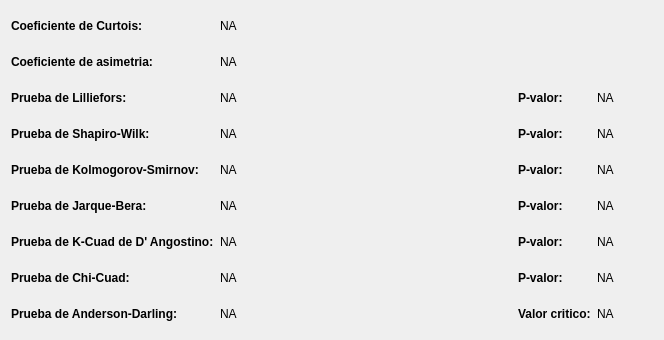
<?xml version="1.0" encoding="UTF-8"?>
<ui version="4.0">
 <class>WidgetTestNormalResidualNotScale</class>
 <widget class="QWidget" name="WidgetTestNormalResidualNotScale">
  <property name="geometry">
   <rect>
    <x>0</x>
    <y>0</y>
    <width>664</width>
    <height>340</height>
   </rect>
  </property>
  <property name="windowTitle">
   <string>Form</string>
  </property>
  <layout class="QGridLayout" name="gridLayout">
   <item row="0" column="0">
    <widget class="QLabel" name="labelCOEFF_CURTOSIS_RWS">
     <property name="sizePolicy">
      <sizepolicy hsizetype="Maximum" vsizetype="Preferred">
       <horstretch>0</horstretch>
       <verstretch>0</verstretch>
      </sizepolicy>
     </property>
     <property name="font">
      <font>
       <weight>75</weight>
       <bold>true</bold>
      </font>
     </property>
     <property name="text">
      <string>Coeficiente de Curtois:</string>
     </property>
    </widget>
   </item>
   <item row="0" column="1">
    <widget class="QLabel" name="lOCOEFF_CURTOSIS_RWS">
     <property name="sizePolicy">
      <sizepolicy hsizetype="Minimum" vsizetype="Preferred">
       <horstretch>0</horstretch>
       <verstretch>0</verstretch>
      </sizepolicy>
     </property>
     <property name="text">
      <string>NA</string>
     </property>
    </widget>
   </item>
   <item row="0" column="2" colspan="3">
    <spacer name="horizontalSpacer">
     <property name="orientation">
      <enum>Qt::Horizontal</enum>
     </property>
     <property name="sizeType">
      <enum>QSizePolicy::Minimum</enum>
     </property>
     <property name="sizeHint" stdset="0">
      <size>
       <width>355</width>
       <height>20</height>
      </size>
     </property>
    </spacer>
   </item>
   <item row="1" column="0">
    <widget class="QLabel" name="labelCOEFF_ASYMETRY_RWS">
     <property name="sizePolicy">
      <sizepolicy hsizetype="Maximum" vsizetype="Preferred">
       <horstretch>0</horstretch>
       <verstretch>0</verstretch>
      </sizepolicy>
     </property>
     <property name="font">
      <font>
       <weight>75</weight>
       <bold>true</bold>
      </font>
     </property>
     <property name="text">
      <string>Coeficiente de asimetria:</string>
     </property>
    </widget>
   </item>
   <item row="1" column="1">
    <widget class="QLabel" name="lOCOEFF_ASYMETRY_RWS">
     <property name="sizePolicy">
      <sizepolicy hsizetype="Minimum" vsizetype="Preferred">
       <horstretch>0</horstretch>
       <verstretch>0</verstretch>
      </sizepolicy>
     </property>
     <property name="text">
      <string>NA</string>
     </property>
    </widget>
   </item>
   <item row="1" column="2" colspan="3">
    <spacer name="horizontalSpacer_2">
     <property name="orientation">
      <enum>Qt::Horizontal</enum>
     </property>
     <property name="sizeType">
      <enum>QSizePolicy::Minimum</enum>
     </property>
     <property name="sizeHint" stdset="0">
      <size>
       <width>355</width>
       <height>20</height>
      </size>
     </property>
    </spacer>
   </item>
   <item row="2" column="0">
    <widget class="QLabel" name="labelLILLIEFORS_RWS">
     <property name="sizePolicy">
      <sizepolicy hsizetype="Maximum" vsizetype="Preferred">
       <horstretch>0</horstretch>
       <verstretch>0</verstretch>
      </sizepolicy>
     </property>
     <property name="font">
      <font>
       <weight>75</weight>
       <bold>true</bold>
      </font>
     </property>
     <property name="text">
      <string>Prueba de Lilliefors:</string>
     </property>
    </widget>
   </item>
   <item row="2" column="1">
    <widget class="QLabel" name="lOLILLIEFORS_RWS">
     <property name="sizePolicy">
      <sizepolicy hsizetype="Minimum" vsizetype="Preferred">
       <horstretch>0</horstretch>
       <verstretch>0</verstretch>
      </sizepolicy>
     </property>
     <property name="text">
      <string>NA</string>
     </property>
    </widget>
   </item>
   <item row="2" column="2">
    <spacer name="horizontalSpacer_3">
     <property name="orientation">
      <enum>Qt::Horizontal</enum>
     </property>
     <property name="sizeType">
      <enum>QSizePolicy::Minimum</enum>
     </property>
     <property name="sizeHint" stdset="0">
      <size>
       <width>230</width>
       <height>20</height>
      </size>
     </property>
    </spacer>
   </item>
   <item row="2" column="3">
    <widget class="QLabel" name="labelLILLIEFORS_PVALUE_RWS">
     <property name="sizePolicy">
      <sizepolicy hsizetype="Maximum" vsizetype="Preferred">
       <horstretch>0</horstretch>
       <verstretch>0</verstretch>
      </sizepolicy>
     </property>
     <property name="font">
      <font>
       <weight>75</weight>
       <bold>true</bold>
      </font>
     </property>
     <property name="text">
      <string>P-valor:</string>
     </property>
    </widget>
   </item>
   <item row="2" column="4">
    <widget class="QLabel" name="lOLILLIEFORS_PVALUE_RWS">
     <property name="sizePolicy">
      <sizepolicy hsizetype="Minimum" vsizetype="Preferred">
       <horstretch>0</horstretch>
       <verstretch>0</verstretch>
      </sizepolicy>
     </property>
     <property name="text">
      <string>NA</string>
     </property>
    </widget>
   </item>
   <item row="3" column="0">
    <widget class="QLabel" name="labelSHAPIRO_WILK_RWS">
     <property name="sizePolicy">
      <sizepolicy hsizetype="Maximum" vsizetype="Preferred">
       <horstretch>0</horstretch>
       <verstretch>0</verstretch>
      </sizepolicy>
     </property>
     <property name="font">
      <font>
       <weight>75</weight>
       <bold>true</bold>
      </font>
     </property>
     <property name="text">
      <string>Prueba de Shapiro-Wilk:</string>
     </property>
    </widget>
   </item>
   <item row="3" column="1">
    <widget class="QLabel" name="lOSHAPIRO_WILK_RWS">
     <property name="sizePolicy">
      <sizepolicy hsizetype="Minimum" vsizetype="Preferred">
       <horstretch>0</horstretch>
       <verstretch>0</verstretch>
      </sizepolicy>
     </property>
     <property name="text">
      <string>NA</string>
     </property>
    </widget>
   </item>
   <item row="3" column="2">
    <spacer name="horizontalSpacer_4">
     <property name="orientation">
      <enum>Qt::Horizontal</enum>
     </property>
     <property name="sizeType">
      <enum>QSizePolicy::Minimum</enum>
     </property>
     <property name="sizeHint" stdset="0">
      <size>
       <width>230</width>
       <height>20</height>
      </size>
     </property>
    </spacer>
   </item>
   <item row="3" column="3">
    <widget class="QLabel" name="labelSHAPIRO_WILK_PVALUE_RWS">
     <property name="sizePolicy">
      <sizepolicy hsizetype="Maximum" vsizetype="Preferred">
       <horstretch>0</horstretch>
       <verstretch>0</verstretch>
      </sizepolicy>
     </property>
     <property name="font">
      <font>
       <weight>75</weight>
       <bold>true</bold>
      </font>
     </property>
     <property name="text">
      <string>P-valor:</string>
     </property>
    </widget>
   </item>
   <item row="3" column="4">
    <widget class="QLabel" name="lOSHAPIRO_WILK_PVALUE_RWS">
     <property name="sizePolicy">
      <sizepolicy hsizetype="Minimum" vsizetype="Preferred">
       <horstretch>0</horstretch>
       <verstretch>0</verstretch>
      </sizepolicy>
     </property>
     <property name="text">
      <string>NA</string>
     </property>
    </widget>
   </item>
   <item row="4" column="0">
    <widget class="QLabel" name="labelKOLMOGOROV_SMIRNOV_RWS">
     <property name="sizePolicy">
      <sizepolicy hsizetype="Maximum" vsizetype="Preferred">
       <horstretch>0</horstretch>
       <verstretch>0</verstretch>
      </sizepolicy>
     </property>
     <property name="font">
      <font>
       <weight>75</weight>
       <bold>true</bold>
      </font>
     </property>
     <property name="text">
      <string>Prueba de Kolmogorov-Smirnov:</string>
     </property>
    </widget>
   </item>
   <item row="4" column="1">
    <widget class="QLabel" name="lOKOLMOGOROV_SMIRNOV_RWS">
     <property name="sizePolicy">
      <sizepolicy hsizetype="Minimum" vsizetype="Preferred">
       <horstretch>0</horstretch>
       <verstretch>0</verstretch>
      </sizepolicy>
     </property>
     <property name="text">
      <string>NA</string>
     </property>
    </widget>
   </item>
   <item row="4" column="2">
    <spacer name="horizontalSpacer_5">
     <property name="orientation">
      <enum>Qt::Horizontal</enum>
     </property>
     <property name="sizeType">
      <enum>QSizePolicy::Minimum</enum>
     </property>
     <property name="sizeHint" stdset="0">
      <size>
       <width>230</width>
       <height>20</height>
      </size>
     </property>
    </spacer>
   </item>
   <item row="4" column="3">
    <widget class="QLabel" name="labelKOLMOGOROV_SMIRNOV_PVALUE_RWS">
     <property name="sizePolicy">
      <sizepolicy hsizetype="Maximum" vsizetype="Preferred">
       <horstretch>0</horstretch>
       <verstretch>0</verstretch>
      </sizepolicy>
     </property>
     <property name="font">
      <font>
       <weight>75</weight>
       <bold>true</bold>
      </font>
     </property>
     <property name="text">
      <string>P-valor:</string>
     </property>
    </widget>
   </item>
   <item row="4" column="4">
    <widget class="QLabel" name="lOKOLMOGOROV_SMIRNOV_PVALUE_RWS">
     <property name="sizePolicy">
      <sizepolicy hsizetype="Minimum" vsizetype="Preferred">
       <horstretch>0</horstretch>
       <verstretch>0</verstretch>
      </sizepolicy>
     </property>
     <property name="text">
      <string>NA</string>
     </property>
    </widget>
   </item>
   <item row="5" column="0">
    <widget class="QLabel" name="labelJARQUE_BERA_RWS">
     <property name="sizePolicy">
      <sizepolicy hsizetype="Maximum" vsizetype="Preferred">
       <horstretch>0</horstretch>
       <verstretch>0</verstretch>
      </sizepolicy>
     </property>
     <property name="font">
      <font>
       <weight>75</weight>
       <bold>true</bold>
      </font>
     </property>
     <property name="text">
      <string>Prueba de Jarque-Bera:</string>
     </property>
    </widget>
   </item>
   <item row="5" column="1">
    <widget class="QLabel" name="lOJARQUE_BERA_RWS">
     <property name="sizePolicy">
      <sizepolicy hsizetype="Minimum" vsizetype="Preferred">
       <horstretch>0</horstretch>
       <verstretch>0</verstretch>
      </sizepolicy>
     </property>
     <property name="text">
      <string>NA</string>
     </property>
    </widget>
   </item>
   <item row="5" column="2">
    <spacer name="horizontalSpacer_6">
     <property name="orientation">
      <enum>Qt::Horizontal</enum>
     </property>
     <property name="sizeType">
      <enum>QSizePolicy::Minimum</enum>
     </property>
     <property name="sizeHint" stdset="0">
      <size>
       <width>230</width>
       <height>20</height>
      </size>
     </property>
    </spacer>
   </item>
   <item row="5" column="3">
    <widget class="QLabel" name="labelJARQUE_BERA_PVALUE_RWS">
     <property name="sizePolicy">
      <sizepolicy hsizetype="Maximum" vsizetype="Preferred">
       <horstretch>0</horstretch>
       <verstretch>0</verstretch>
      </sizepolicy>
     </property>
     <property name="font">
      <font>
       <weight>75</weight>
       <bold>true</bold>
      </font>
     </property>
     <property name="text">
      <string>P-valor:</string>
     </property>
    </widget>
   </item>
   <item row="5" column="4">
    <widget class="QLabel" name="lOJARQUE_BERA_PVALUE_RWS">
     <property name="sizePolicy">
      <sizepolicy hsizetype="Minimum" vsizetype="Preferred">
       <horstretch>0</horstretch>
       <verstretch>0</verstretch>
      </sizepolicy>
     </property>
     <property name="text">
      <string>NA</string>
     </property>
    </widget>
   </item>
   <item row="6" column="0">
    <widget class="QLabel" name="labelK_CUAD_DANGOSTINO_RWS">
     <property name="sizePolicy">
      <sizepolicy hsizetype="Maximum" vsizetype="Preferred">
       <horstretch>0</horstretch>
       <verstretch>0</verstretch>
      </sizepolicy>
     </property>
     <property name="font">
      <font>
       <weight>75</weight>
       <bold>true</bold>
      </font>
     </property>
     <property name="text">
      <string>Prueba de K-Cuad de D' Angostino:</string>
     </property>
    </widget>
   </item>
   <item row="6" column="1">
    <widget class="QLabel" name="lOK_CUAD_DANGOSTINO_RWS">
     <property name="sizePolicy">
      <sizepolicy hsizetype="Minimum" vsizetype="Preferred">
       <horstretch>0</horstretch>
       <verstretch>0</verstretch>
      </sizepolicy>
     </property>
     <property name="text">
      <string>NA</string>
     </property>
    </widget>
   </item>
   <item row="6" column="2">
    <spacer name="horizontalSpacer_7">
     <property name="orientation">
      <enum>Qt::Horizontal</enum>
     </property>
     <property name="sizeType">
      <enum>QSizePolicy::Minimum</enum>
     </property>
     <property name="sizeHint" stdset="0">
      <size>
       <width>230</width>
       <height>20</height>
      </size>
     </property>
    </spacer>
   </item>
   <item row="6" column="3">
    <widget class="QLabel" name="labelK_CUAD_DANGOSTINO_PVALUE_RWS">
     <property name="sizePolicy">
      <sizepolicy hsizetype="Maximum" vsizetype="Preferred">
       <horstretch>0</horstretch>
       <verstretch>0</verstretch>
      </sizepolicy>
     </property>
     <property name="font">
      <font>
       <weight>75</weight>
       <bold>true</bold>
      </font>
     </property>
     <property name="text">
      <string>P-valor:</string>
     </property>
    </widget>
   </item>
   <item row="6" column="4">
    <widget class="QLabel" name="lOK_CUAD_DANGOSTINO_PVALUE_RWS">
     <property name="sizePolicy">
      <sizepolicy hsizetype="Minimum" vsizetype="Preferred">
       <horstretch>0</horstretch>
       <verstretch>0</verstretch>
      </sizepolicy>
     </property>
     <property name="text">
      <string>NA</string>
     </property>
    </widget>
   </item>
   <item row="7" column="0">
    <widget class="QLabel" name="labelCHI_SQUARE_RWS">
     <property name="sizePolicy">
      <sizepolicy hsizetype="Maximum" vsizetype="Preferred">
       <horstretch>0</horstretch>
       <verstretch>0</verstretch>
      </sizepolicy>
     </property>
     <property name="font">
      <font>
       <weight>75</weight>
       <bold>true</bold>
      </font>
     </property>
     <property name="text">
      <string>Prueba de Chi-Cuad:</string>
     </property>
    </widget>
   </item>
   <item row="7" column="1">
    <widget class="QLabel" name="lOCHI_SQUARE_RWS">
     <property name="sizePolicy">
      <sizepolicy hsizetype="Minimum" vsizetype="Preferred">
       <horstretch>0</horstretch>
       <verstretch>0</verstretch>
      </sizepolicy>
     </property>
     <property name="text">
      <string>NA</string>
     </property>
    </widget>
   </item>
   <item row="7" column="2">
    <spacer name="horizontalSpacer_8">
     <property name="orientation">
      <enum>Qt::Horizontal</enum>
     </property>
     <property name="sizeType">
      <enum>QSizePolicy::Minimum</enum>
     </property>
     <property name="sizeHint" stdset="0">
      <size>
       <width>230</width>
       <height>20</height>
      </size>
     </property>
    </spacer>
   </item>
   <item row="7" column="3">
    <widget class="QLabel" name="labelCHI_SQUARE_PVALUE_RWS">
     <property name="sizePolicy">
      <sizepolicy hsizetype="Maximum" vsizetype="Preferred">
       <horstretch>0</horstretch>
       <verstretch>0</verstretch>
      </sizepolicy>
     </property>
     <property name="font">
      <font>
       <weight>75</weight>
       <bold>true</bold>
      </font>
     </property>
     <property name="text">
      <string>P-valor:</string>
     </property>
    </widget>
   </item>
   <item row="7" column="4">
    <widget class="QLabel" name="lOCHI_SQUARE_PVALUE_RWS">
     <property name="sizePolicy">
      <sizepolicy hsizetype="Minimum" vsizetype="Preferred">
       <horstretch>0</horstretch>
       <verstretch>0</verstretch>
      </sizepolicy>
     </property>
     <property name="text">
      <string>NA</string>
     </property>
    </widget>
   </item>
   <item row="8" column="0">
    <widget class="QLabel" name="labelANDERSON_DARLING_RWS">
     <property name="sizePolicy">
      <sizepolicy hsizetype="Maximum" vsizetype="Preferred">
       <horstretch>0</horstretch>
       <verstretch>0</verstretch>
      </sizepolicy>
     </property>
     <property name="font">
      <font>
       <weight>75</weight>
       <bold>true</bold>
      </font>
     </property>
     <property name="text">
      <string>Prueba de Anderson-Darling:</string>
     </property>
    </widget>
   </item>
   <item row="8" column="1">
    <widget class="QLabel" name="lOANDERSON_DARLING_RWS">
     <property name="sizePolicy">
      <sizepolicy hsizetype="Minimum" vsizetype="Preferred">
       <horstretch>0</horstretch>
       <verstretch>0</verstretch>
      </sizepolicy>
     </property>
     <property name="text">
      <string>NA</string>
     </property>
    </widget>
   </item>
   <item row="8" column="2">
    <spacer name="horizontalSpacer_9">
     <property name="orientation">
      <enum>Qt::Horizontal</enum>
     </property>
     <property name="sizeType">
      <enum>QSizePolicy::Minimum</enum>
     </property>
     <property name="sizeHint" stdset="0">
      <size>
       <width>230</width>
       <height>20</height>
      </size>
     </property>
    </spacer>
   </item>
   <item row="8" column="3">
    <widget class="QLabel" name="labelANDERSON_DARLING_PVALUE_RWS">
     <property name="sizePolicy">
      <sizepolicy hsizetype="Maximum" vsizetype="Preferred">
       <horstretch>0</horstretch>
       <verstretch>0</verstretch>
      </sizepolicy>
     </property>
     <property name="font">
      <font>
       <weight>75</weight>
       <bold>true</bold>
      </font>
     </property>
     <property name="text">
      <string>Valor critico:</string>
     </property>
    </widget>
   </item>
   <item row="8" column="4">
    <widget class="QLabel" name="lOANDERSON_DARLING_PVALUE_RWS">
     <property name="sizePolicy">
      <sizepolicy hsizetype="Minimum" vsizetype="Preferred">
       <horstretch>0</horstretch>
       <verstretch>0</verstretch>
      </sizepolicy>
     </property>
     <property name="text">
      <string>NA</string>
     </property>
    </widget>
   </item>
  </layout>
 </widget>
 <resources/>
 <connections/>
</ui>
